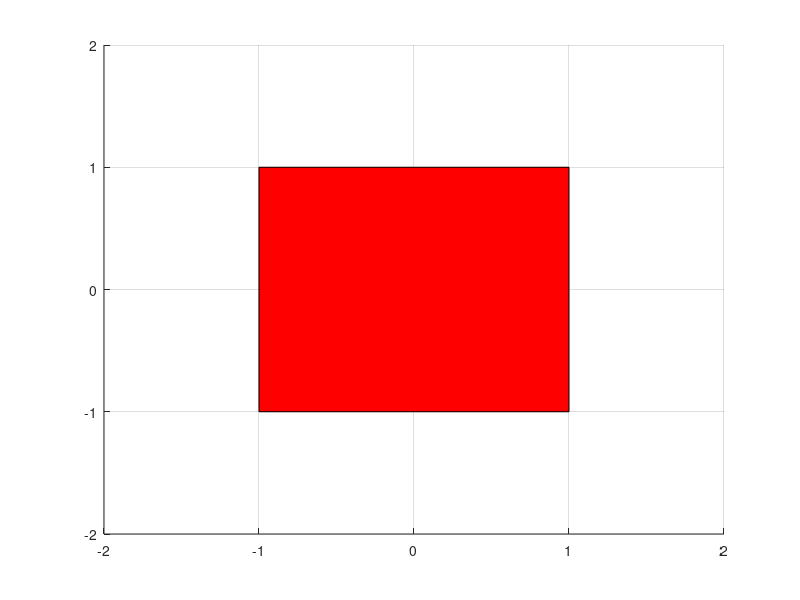
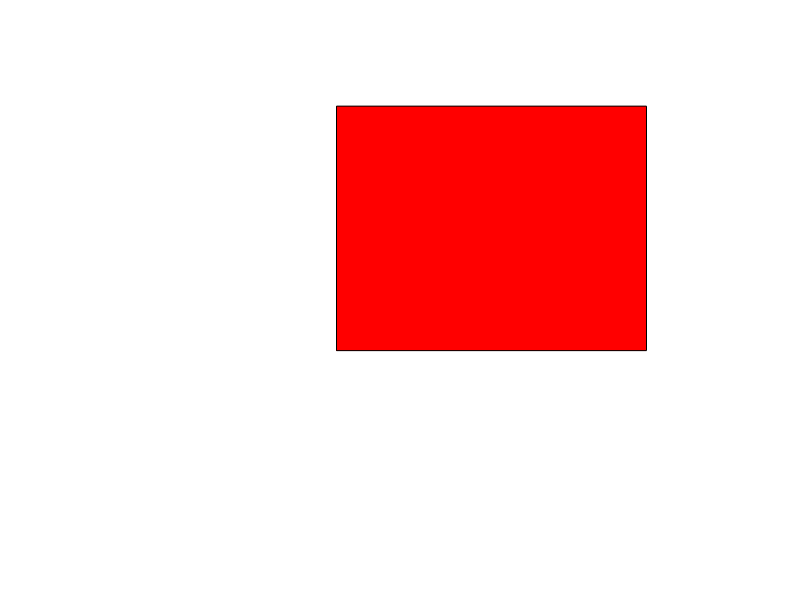
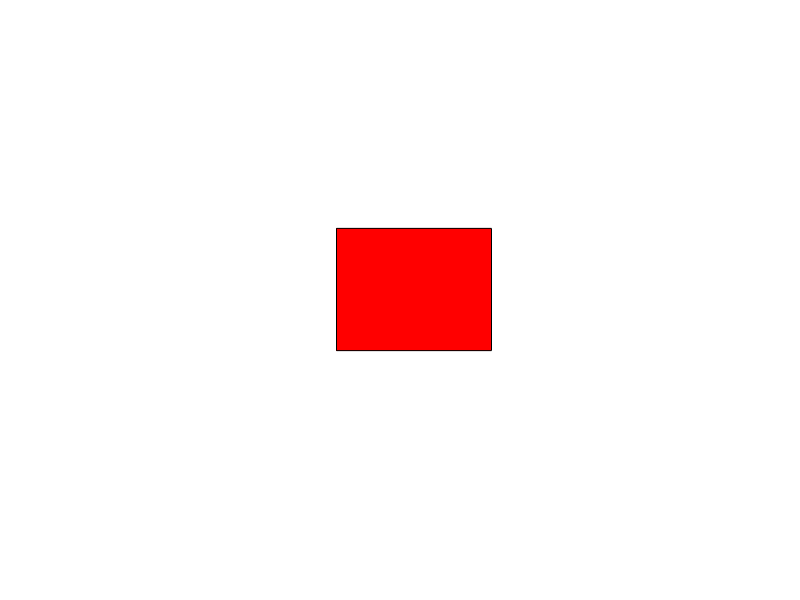
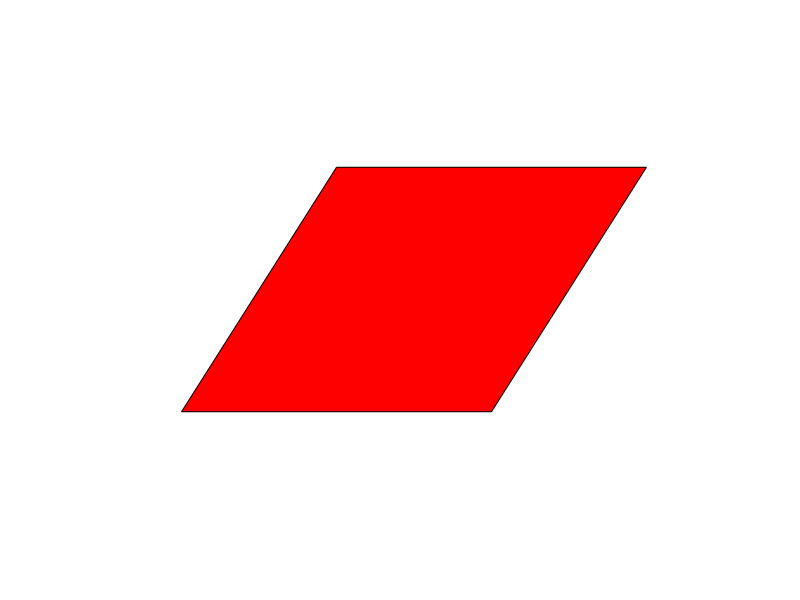

Source code (MATLAB) for these figures, in order:
% Example Matlab script as provided with textbook:
%
%  Fundamentals of Digital Image Processing: A Practical Approach with Examples in Matlab
%  Chris J. Solomon and Toby P. Breckon, Wiley-Blackwell, 2010
%  ISBN: 0470844736, DOI:10.1002/9780470689776, http://www.fundipbook.com
%
%lin_transforms.m
%BASIC LINEAR TRANSFORMATION IN 2-D HOMOGENEOUS COORDINATES
%TRANSLATION, SHEARING, SCALING AND ROTATION
%Define original shape and plot
S=[1 -1 -1 1; 1 1 -1 -1; 1 1 1 1]
x=S(1,:); y=S(2,:);
patch(x,y,'r')
grid on
axis([-2 2 -2 2])
%Define transforming matrices
%Translation
T_tr=[1 0 0.5; 0 1 0.5; 0 0 1];
M=T_tr*S; 
figure; patch(M(1,:),M(2,:),'r')
grid on
axis([-2 2 -2 2]); axis off
%Scaling
T_sc=0.5.*eye(3); 
M=T_sc*S; 
figure; patch(M(1,:),M(2,:),'r')
grid on
axis([-2 2 -2 2]); axis off
%X Shearing
T_sh=[1 0.5 0; 0 1 0; 0 0 1]
M=T_sh*S; 
figure; patch(M(1,:),M(2,:),'r')
grid on
axis([-2 2 -2 2]); axis off
%y Shearing
T_sh=[1 0 0; 0.5 1 0; 0 0 1]
M=T_sh*S; 
figure; patch(M(1,:),M(2,:),'r')
grid on
axis([-2 2 -2 2]); axis off
%Rotation by theta
theta=pi./4; 
T_R=[cos(theta) sin(theta) 0; -sin(theta) cos(theta) 0; 0 0 1]
M=T_R*S; 
figure; patch(M(1,:),M(2,:),'r')
grid on
axis([-2 2 -2 2]); axis off
